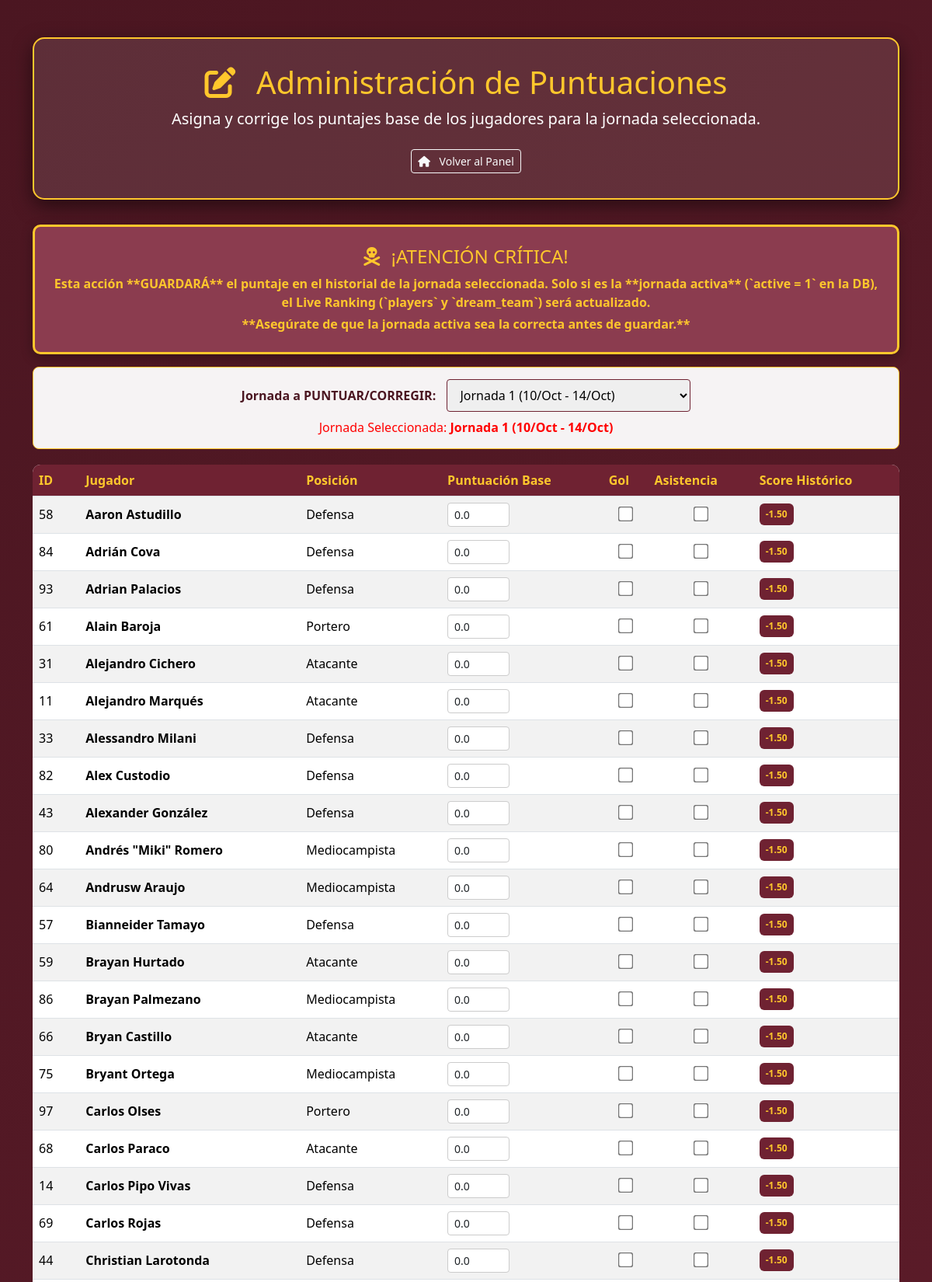
The page /admin_scores.php?jornada_id=1 (signed in, upper part) on the database its author committed.
### tables this page shows
CREATE TABLE `jornadas` (
  `id` int(11) NOT NULL,
  `nombre` varchar(50) NOT NULL,
  `fecha_mercado_inicio` datetime DEFAULT NULL,
  `fecha_mercado_fin` datetime DEFAULT NULL,
  `fecha_puntuacion_inicio` datetime DEFAULT NULL,
  `fecha_puntuacion_fin` datetime DEFAULT NULL,
  `active` tinyint(1) DEFAULT 1,
  `created_at` timestamp NULL DEFAULT current_timestamp(),
  `is_market_open` tinyint(1) DEFAULT 0
);

CREATE TABLE `players` (
  `p_id` int(11) NOT NULL,
  `name` varchar(100) NOT NULL,
  `position` varchar(50) DEFAULT NULL,
  `goals` int(11) DEFAULT 0,
  `assists` int(11) DEFAULT 0,
  `yellow_cards` int(11) DEFAULT 0,
  `red_cards` int(11) DEFAULT 0,
  `price` decimal(10,2) DEFAULT 0.00,
  `score` decimal(5,2) DEFAULT 0.00,
  `score_date` date DEFAULT curdate(),
  `final_score` decimal(5,2) DEFAULT 0.00,
  `posicion` varchar(50) DEFAULT NULL
);

CREATE TABLE `player_jornada_scores` (
  `player_id` int(11) NOT NULL,
  `jornada_id` int(11) NOT NULL,
  `base_score` decimal(5,2) DEFAULT 0.00,
  `gol` tinyint(1) DEFAULT 0,
  `asistencia` tinyint(1) DEFAULT 0,
  `final_score` decimal(5,2) DEFAULT 0.00
);

### admin_scores.php (the view, shortened to what this page needs)
<?php
include 'db_connect.php';
$error_msg = '';
$jornadas = [];
$selected_jornada_id = null;
$selected_jornada_nombre = 'N/A';
$sql_jornadas = "SELECT id, nombre, fecha_mercado_inicio, fecha_puntuacion_fin, active FROM jornadas ORDER BY id DESC";
if ($resultado_j = mysqli_query($conn, $sql_jornadas)) {
    while ($fila = mysqli_fetch_assoc($resultado_j)) {
        $jornadas[] = $fila;
    }
} else {
    $error_msg = "Error al obtener jornadas: " . mysqli_error($conn);
}
if (isset($_GET['jornada_id']) && is_numeric($_GET['jornada_id'])) {
    $selected_jornada_id = intval($_GET['jornada_id']);
} elseif (!empty($jornadas)) {
    $selected_jornada_id = $jornadas[0]['id'];
}
foreach ($jornadas as $j) {
    if ($j['id'] == $selected_jornada_id) {
        $inicio = date('d/M', strtotime($j['fecha_mercado_inicio']));
        $fin = date('d/M', strtotime($j['fecha_puntuacion_fin']));
        $selected_jornada_nombre = htmlspecialchars($j['nombre']) . " (" . $inicio . " - " . $fin . ")";
        break;
    }
}
$historical_scores = [];
if ($selected_jornada_id) {
    $hist_query = "SELECT player_id, base_score, gol, asistencia, final_score FROM player_jornada_scores WHERE jornada_id = ?";
    if ($stmt_hist = mysqli_prepare($conn, $hist_query)) {
        mysqli_stmt_bind_param($stmt_hist, "i", $selected_jornada_id);
        mysqli_stmt_execute($stmt_hist);
        $result_hist = mysqli_stmt_get_result($stmt_hist);
        while ($row = mysqli_fetch_assoc($result_hist)) {
            $historical_scores[$row['player_id']] = $row;
        }
    } else {
        $error_msg .= " Error al preparar la consulta histórica: " . mysqli_error($conn);
    }
}
$query_players = "SELECT * FROM players ORDER BY name";
$players_result = mysqli_query($conn, $query_players);
?>
<!DOCTYPE html>
<html lang="es">
<head>
    <link href="https://cdn.jsdelivr.net/npm/bootstrap@5.3.3/dist/css/bootstrap.min.css" rel="stylesheet">
    <link rel="stylesheet" href="https://cdnjs.cloudflare.com/ajax/libs/font-awesome/6.5.2/css/all.min.css">
</head>
<body>
<div class="container mt-5">
    <header class="admin-header text-center">
        <h1 class="text-gold"><i class="fas fa-edit me-3"></i> Administración de Puntuaciones</h1>
        <p class="lead">Asigna y corrige los puntajes base de los jugadores para la jornada seleccionada.</p>
        <a href="Home.php" class="btn btn-sm btn-outline-light mt-2"><i class="fas fa-home me-2"></i> Volver al Panel</a>
    </header>
    <div class="alert alert-custom alert-warning-critical text-center" role="alert">
        <h4 class="alert-heading"><i class="fas fa-skull-crossbones me-2"></i> ¡ATENCIÓN CRÍTICA!</h4>
        <p class="mb-1">
            Esta acción **GUARDARÁ** el puntaje en el historial de la jornada seleccionada.
            Solo si es la **jornada activa** (`active = 1` en la DB), el Live Ranking (`players` y `dream_team`) será actualizado.
        </p>
        <p class="mb-0">
            **Asegúrate de que la jornada activa sea la correcta antes de guardar.**
        </p>
    </div>
    <?php if (!empty($jornadas)): ?>
        <div class="selector-jornada text-center">
            <form method="GET" id="jornada_select_form">
                <label for="jornada_select">Jornada a PUNTUAR/CORREGIR:</label>
                <select name="jornada_id" id="jornada_select" onchange="document.getElementById('jornada_select_form').submit()">
                    <?php foreach ($jornadas as $j): ?>
                        <?php
                            $inicio = date('d/M', strtotime($j['fecha_mercado_inicio']));
                            $fin = date('d/M', strtotime($j['fecha_puntuacion_fin']));
                            $opcion_texto = htmlspecialchars($j['nombre']) . " (" . $inicio . " - " . $fin . ")" .
                                            ($j['active'] == 1 ? ' [ACTIVA]' : '');
                        ?>
                        <option value="<?php echo $j['id']; ?>"
                            <?php echo ($j['id'] == $selected_jornada_id) ? 'selected' : ''; ?>>
                            <?php echo $opcion_texto; ?>
                        </option>
                    <?php endforeach; ?>
                </select>
            </form>
            <p class="mt-2 mb-0" style="color: red;">
                Jornada Seleccionada: <strong><?php echo $selected_jornada_nombre; ?></strong>
            </p>
        </div>
    <?php endif; ?>
    <?php if ($players_result && mysqli_num_rows($players_result) > 0 && $selected_jornada_id): ?>
        <form method="POST">
            <div class="table-responsive">
                <table class="table table-striped table-hover table-admin align-middle">
                    <thead>
                        <tr>
                            <th>ID</th>
                            <th>Jugador</th>
                            <th>Posición</th>
                            <th>Puntuación Base</th>
                            <th>Gol</th>
                            <th>Asistencia</th>
                            <th>Score Histórico</th>
                        </tr>
                    </thead>
                    <tbody>
                        <?php while ($row = mysqli_fetch_assoc($players_result)):
                            $player_id = $row['p_id'];
                            $score_data = $historical_scores[$player_id] ?? null;
                            $base_value = $score_data['base_score'] ?? 0.0;
                            $gol_checked = $score_data['gol'] ?? 0;
                            $asistencia_checked = $score_data['asistencia'] ?? 0;
                            $final_score_display = $score_data['final_score'] ?? 0.00;
                        ?>
                            <tr>
                                <td><?php echo htmlspecialchars($player_id); ?></td>
                                <td><strong><?php echo htmlspecialchars($row['name']); ?></strong></td>
                                <td><?php echo htmlspecialchars($row['position']); ?></td>
                                <td>
                                    <input type="number" step="0.5" name="scores[<?php echo $player_id; ?>][base]"
                                        value="<?php echo number_format($base_value, 1, '.', ''); ?>"
                                        class="form-control form-control-sm" style="max-width: 80px;" required>
                                </td>
                                <td class="text-center">
                                    <input type="checkbox" name="scores[<?php echo $player_id; ?>][gol]" value="1"
                                        <?php echo ($gol_checked == 1) ? 'checked' : ''; ?>
                                        style="transform: scale(1.5);">
                                </td>
                                <td class="text-center">
                                    <input type="checkbox" name="scores[<?php echo $player_id; ?>][asistencia]" value="1"
                                        <?php echo ($asistencia_checked == 1) ? 'checked' : ''; ?>
                                        style="transform: scale(1.5);">
                                </td>
                                <td>
                                    <span class="badge bg-vinotinto text-gold p-2">
                                        <?php echo number_format($final_score_display, 2); ?>
                                    </span>
                                </td>
                            </tr>
                        <?php endwhile; ?>
                    </tbody>
                </table>
            </div>
        </form>
    <?php endif; ?>
</div>
</body>
</html>

### admin_scores.php (style rules this page uses)
:root { --vinotinto: #6f2232; --vinotinto-dark: #4b1621; --vinotinto-light: #8b3c4f; --gold: #ffc72c; --white: #ffffff; --grey-light: #f8f9fa; --danger-light: #f8d7da; }
.bg-vinotinto { background-color: var(--vinotinto) !important; }
.text-gold { color: var(--gold) !important; }
body { font-family: 'Segoe UI', Tahoma, Geneva, Verdana, sans-serif; background: linear-gradient(135deg, var(--vinotinto-dark) 0%, var(--vinotinto) 100%); min-height: 100vh; color: var(--white); padding-bottom: 3rem; }
.admin-header { background: rgba(255, 255, 255, 0.1); padding: 2rem 1rem; border-radius: 15px; margin-bottom: 2rem; border: 2px solid var(--gold); box-shadow: 0 8px 25px rgba(0, 0, 0, 0.5); }
.alert-custom { border: 2px solid; font-weight: bold; border-radius: 10px; padding: 1.5rem; box-shadow: 0 4px 15px rgba(0, 0, 0, 0.3); }
.alert-warning-critical { background-color: #8b3c4f; color: var(--gold); border-color: var(--gold); border: 3px solid var(--gold); }
.table-admin { background-color: var(--white); color: #333; border-radius: 10px; overflow: hidden; }
.table-admin th { background-color: var(--vinotinto); color: var(--gold); font-weight: bold; }
.table-admin input[type="number"], .table-admin input[type="checkbox"] { border: 1px solid #ccc; border-radius: 4px; }
.selector-jornada { background: rgba(255, 255, 255, 0.95); padding: 15px; border-radius: 8px; margin-bottom: 20px; color: var(--vinotinto-dark); border: 1px solid var(--gold); }
.selector-jornada label { font-weight: bold; margin-right: 10px; }
.selector-jornada select { padding: 8px 12px; border: 1px solid var(--vinotinto); border-radius: 4px; font-size: 1rem; max-width: 100%; }

### rows shown on the page
jornadas: selected_jornada_nombre "Jornada 1 (10/Oct - 14/Oct)"
players: p_id "58", name "Aaron Astudillo", position "Defensa", p_id.base_score "0.0", p_id.final_score "-1.50"
players: p_id "84", name "Adrián Cova", position "Defensa", p_id.base_score "0.0", p_id.final_score "-1.50"
players: p_id "93", name "Adrian Palacios", position "Defensa", p_id.base_score "0.0", p_id.final_score "-1.50"
players: p_id "61", name "Alain Baroja", position "Portero", p_id.base_score "0.0", p_id.final_score "-1.50"
players: p_id "31", name "Alejandro Cichero", position "Atacante", p_id.base_score "0.0", p_id.final_score "-1.50"
players: p_id "11", name "Alejandro Marqués", position "Atacante", p_id.base_score "0.0", p_id.final_score "-1.50"
players: p_id "33", name "Alessandro Milani", position "Defensa", p_id.base_score "0.0", p_id.final_score "-1.50"
players: p_id "82", name "Alex Custodio", position "Defensa", p_id.base_score "0.0", p_id.final_score "-1.50"
players: p_id "43", name "Alexander González", position "Defensa", p_id.base_score "0.0", p_id.final_score "-1.50"
players: p_id "80", name "Andrés \"Miki\" Romero", position "Mediocampista", p_id.base_score "0.0", p_id.final_score "-1.50"
players: p_id "64", name "Andrusw Araujo", position "Mediocampista", p_id.base_score "0.0", p_id.final_score "-1.50"
players: p_id "57", name "Bianneider Tamayo", position "Defensa", p_id.base_score "0.0", p_id.final_score "-1.50"
players: p_id "59", name "Brayan Hurtado", position "Atacante", p_id.base_score "0.0", p_id.final_score "-1.50"
players: p_id "86", name "Brayan Palmezano", position "Mediocampista", p_id.base_score "0.0", p_id.final_score "-1.50"
players: p_id "66", name "Bryan Castillo", position "Atacante", p_id.base_score "0.0", p_id.final_score "-1.50"
players: p_id "75", name "Bryant Ortega", position "Mediocampista", p_id.base_score "0.0", p_id.final_score "-1.50"
players: p_id "97", name "Carlos Olses", position "Portero", p_id.base_score "0.0", p_id.final_score "-1.50"
players: p_id "68", name "Carlos Paraco", position "Atacante", p_id.base_score "0.0", p_id.final_score "-1.50"
players: p_id "14", name "Carlos Pipo Vivas", position "Defensa", p_id.base_score "0.0", p_id.final_score "-1.50"
players: p_id "69", name "Carlos Rojas", position "Defensa", p_id.base_score "0.0", p_id.final_score "-1.50"
players: p_id "44", name "Christian Larotonda", position "Defensa", p_id.base_score "0.0", p_id.final_score "-1.50"

### other values the page prints
form field jornada_id "Jornada 1 (10/Oct - 14/Oct)"
